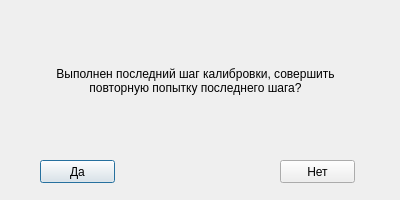
<?xml version="1.0" encoding="UTF-8"?>
<ui version="4.0">
 <class>Dialog</class>
 <widget class="QDialog" name="Dialog">
  <property name="geometry">
   <rect>
    <x>0</x>
    <y>0</y>
    <width>400</width>
    <height>200</height>
   </rect>
  </property>
  <property name="maximumSize">
   <size>
    <width>16777215</width>
    <height>200</height>
   </size>
  </property>
  <property name="windowTitle">
   <string>Dialog</string>
  </property>
  <widget class="QLabel" name="label">
   <property name="geometry">
    <rect>
     <x>40</x>
     <y>30</y>
     <width>311</width>
     <height>101</height>
    </rect>
   </property>
   <property name="text">
    <string>Выполнен последний шаг калибровки, совершить повторную попытку последнего шага?</string>
   </property>
   <property name="alignment">
    <set>Qt::AlignCenter</set>
   </property>
   <property name="wordWrap">
    <bool>true</bool>
   </property>
  </widget>
  <widget class="QPushButton" name="yesButton">
   <property name="geometry">
    <rect>
     <x>40</x>
     <y>160</y>
     <width>75</width>
     <height>23</height>
    </rect>
   </property>
   <property name="text">
    <string>Да</string>
   </property>
  </widget>
  <widget class="QPushButton" name="noButton">
   <property name="geometry">
    <rect>
     <x>280</x>
     <y>160</y>
     <width>75</width>
     <height>23</height>
    </rect>
   </property>
   <property name="text">
    <string>Нет</string>
   </property>
  </widget>
 </widget>
 <resources/>
 <connections/>
</ui>
